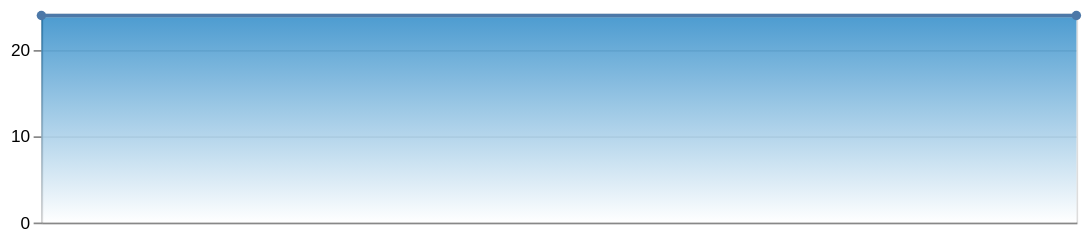

Specify this chart in Vega-Lite:
### Vega-Lite specification from a JSON file in a GitHub repository (floating-point values rounded to 4 significant figures)
{"$schema": "https://vega.github.io/schema/vega-lite/v5.6.1.json", "config": {"view": {"continuousHeight": 300, "continuousWidth": 300}}, "data": {"name": "data-f0667bcdba1e8aa38318ba8467536698"}, "datasets": {"data-f0667bcdba1e8aa38318ba8467536698": [{"id": 1, "formattingScore": 10, "codestyleScore": 16, "typingScorePercent": 24, "totalFilesBlackProcessed": 0, "numBlackViolations": 0, "score": 50}, {"id": 2, "formattingScore": 10, "codestyleScore": 16, "typingScorePercent": 24, "totalFilesBlackProcessed": 0, "numBlackViolations": 0, "score": 50}]}, "height": 120, "layer": [{"encoding": {"x": {"axis": {"labels": false}, "field": "id", "title": null, "type": "quantitative"}, "y": {"field": "typingScorePercent", "scale": {"zero": false}, "title": null, "type": "quantitative"}}, "mark": {"color": {"gradient": "linear", "stops": [{"color": "white", "offset": 0}, {"color": "#0071bc", "offset": 1}], "x1": 1, "x2": 1, "y1": 1, "y2": 0}, "line": {"color": "lightgrey"}, "point": true, "type": "area"}}, {"encoding": {"color": {"field": "degree", "legend": null, "type": "nominal"}, "x": {"axis": {"labels": false}, "field": "id", "title": null, "type": "quantitative"}, "y": {"field": "typingScorePercent", "scale": {"zero": false}, "title": null, "type": "quantitative"}}, "mark": {"type": "line"}, "transform": [{"as": ["id", "1"], "method": "poly", "on": "id", "order": 1, "regression": "typingScorePercent"}, {"as": ["degree", "typingScorePercent"], "fold": ["1"]}]}, {"encoding": {"color": {"field": "degree", "legend": null, "type": "nominal"}, "x": {"field": "id", "title": null, "type": "quantitative", "axis": {"grid": false, "labels": false, "ticks": false}}, "y": {"field": "typingScorePercent", "scale": {"zero": false}, "title": null, "type": "quantitative"}}, "mark": {"type": "line"}, "transform": [{"as": ["id", "3"], "method": "poly", "on": "id", "order": 3, "regression": "typingScorePercent"}, {"as": ["degree", "typingScorePercent"], "fold": ["3"]}]}], "width": 600}
